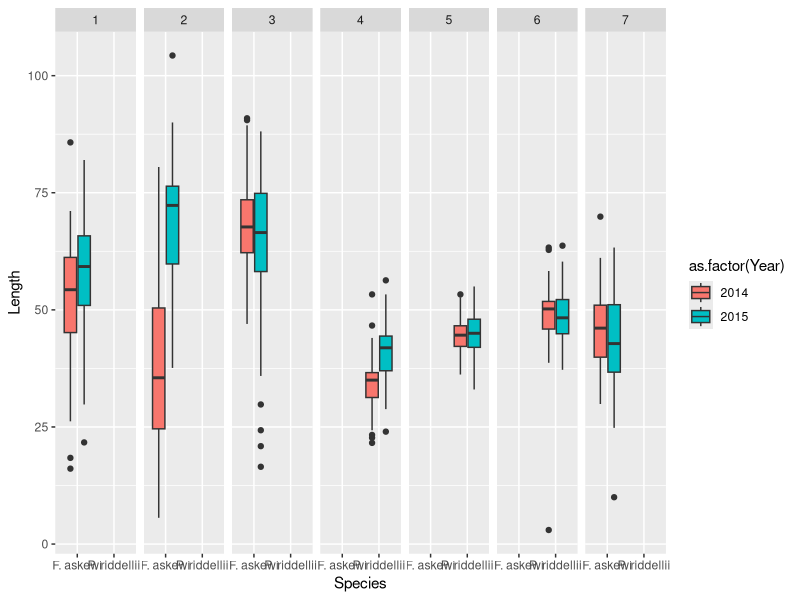
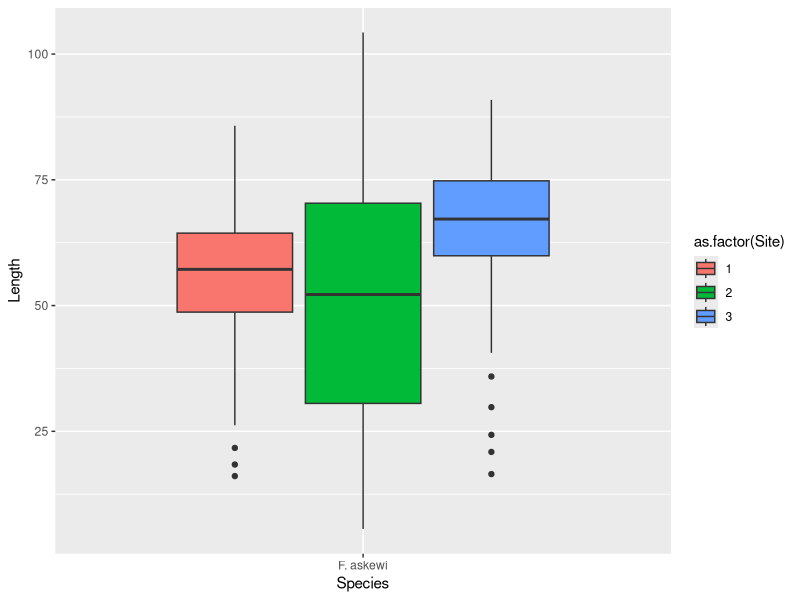
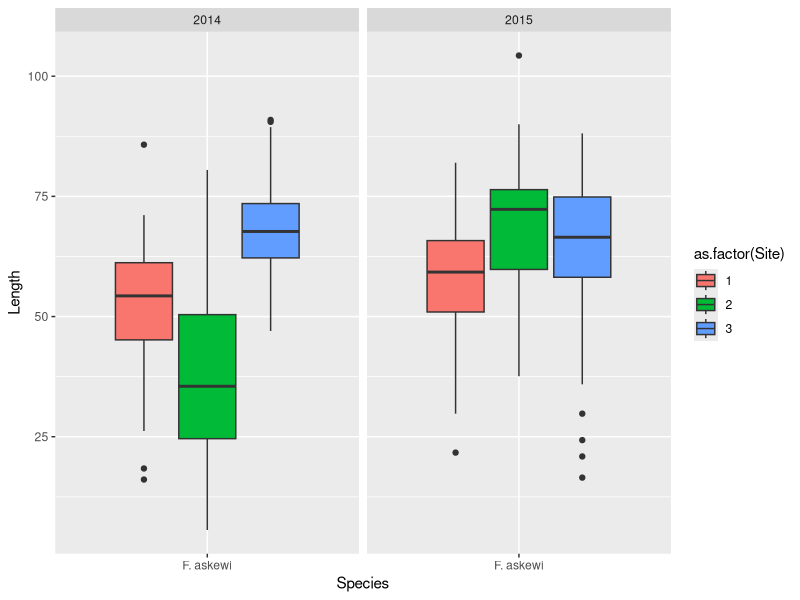
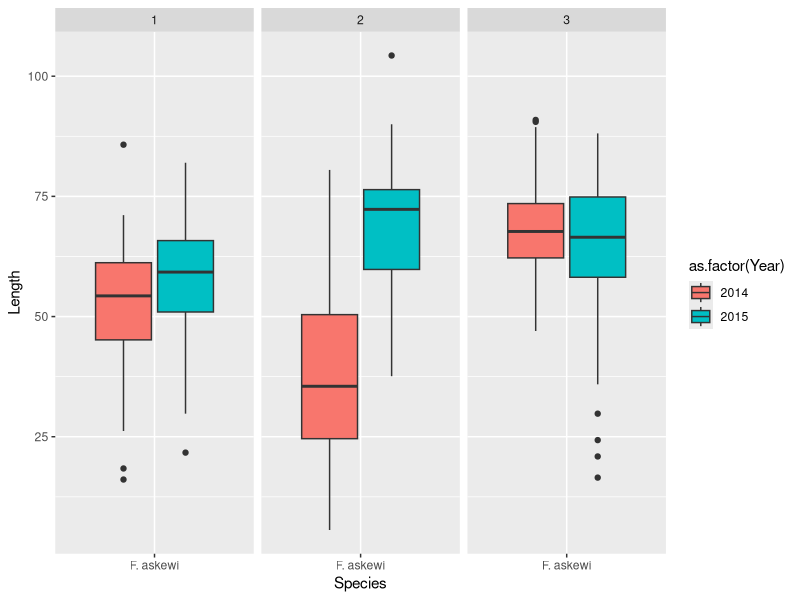
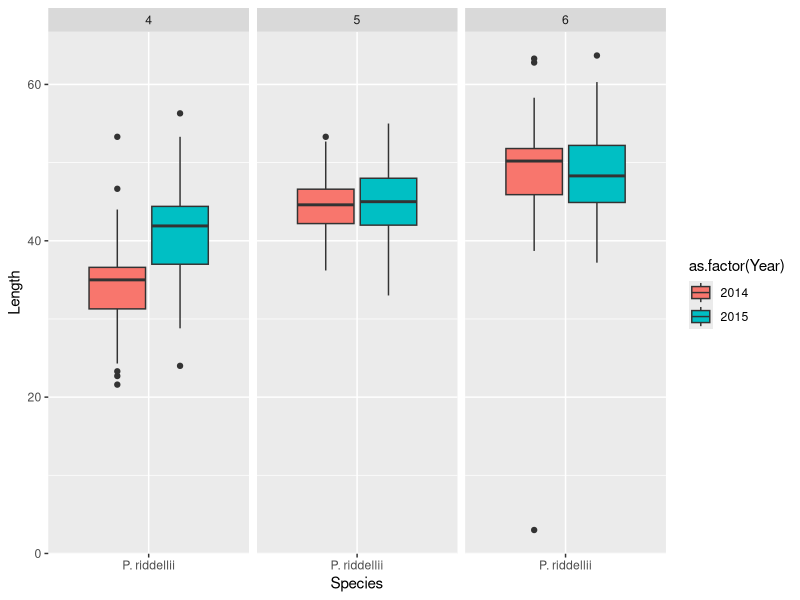
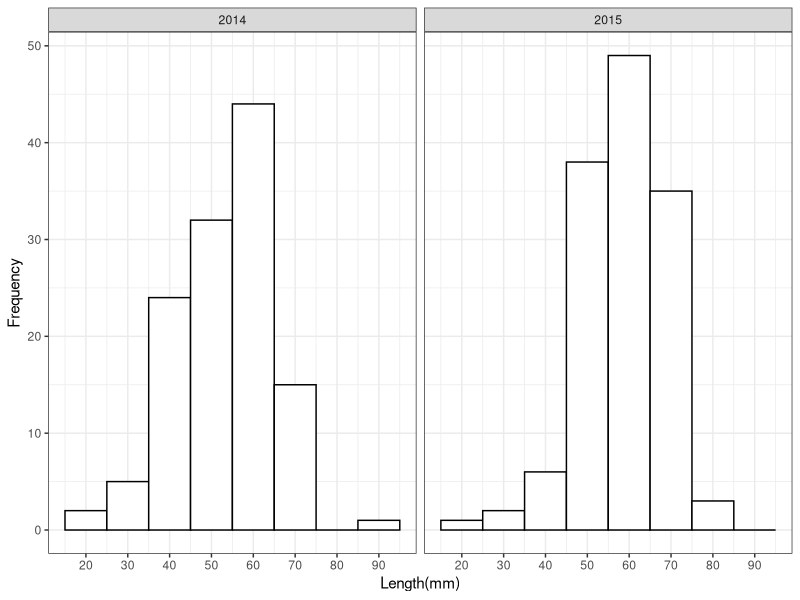
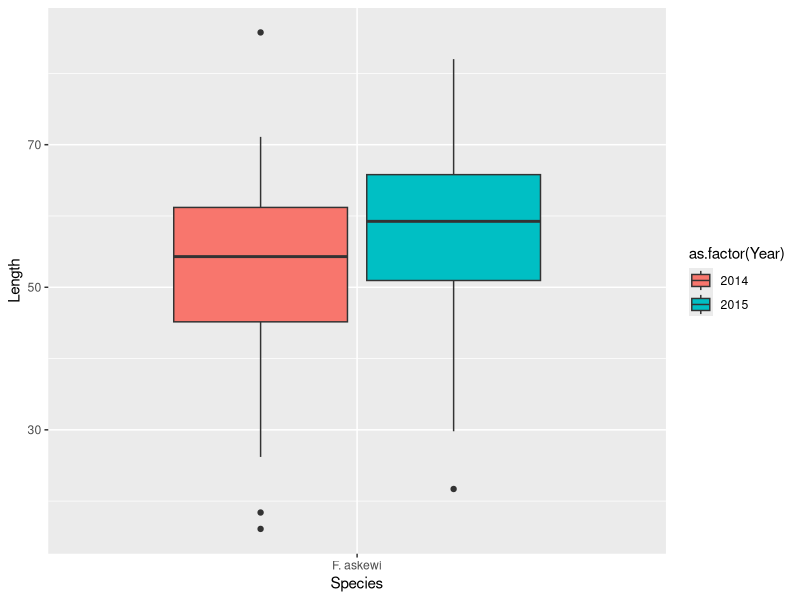
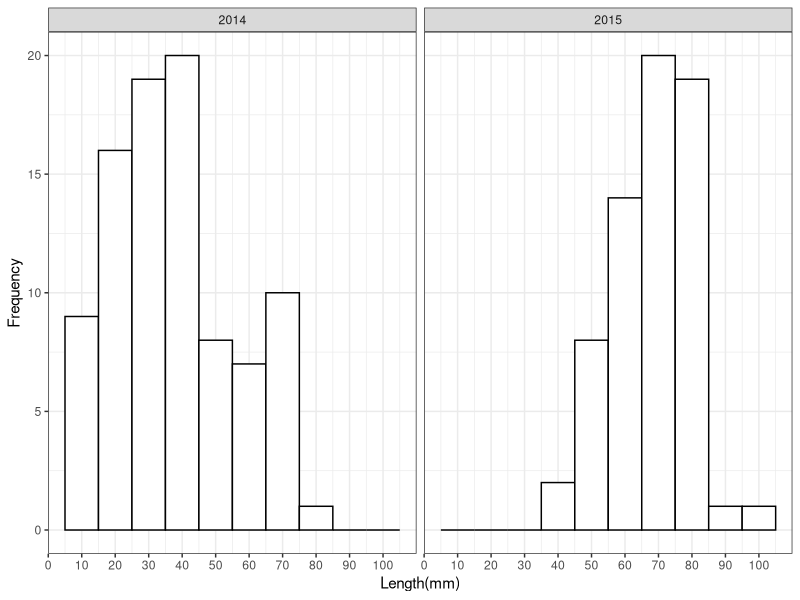

R code for these plots, in order:
## Data analysis, using lengths obtained through Mark-Recapture Study

# Load ggplot 2 and dplyr
library(ggplot2)
library(dplyr)

# Import Data
RecaptureLengths <- read.csv('data/MarkRecaptureLengths.csv')

#Remove the last column
RecaptureLengths <- RecaptureLengths %>%
  select(Species, Site, Length, Year, River)

ggplot(data=RecaptureLengths, aes(x=Species, y=Length , fill=as.factor(Year))) + geom_boxplot() + facet_grid(. ~ Site)

## Sabine ##

# Filter to only have the Sabine River
Sabine <- RecaptureLengths %>%
  filter(River == "Sabine") %>%
  select(Length, Site, Species)

# Create box plot comparing the average length between sites
ggplot(data=Sabine, aes(x=Species, y=Length , fill=as.factor(Site))) + geom_boxplot()

# Filter to only have the Sabine River
Sabine2 <- RecaptureLengths %>%
  filter(River == "Sabine") %>%
  select(Length, Site, Species, Year)

# Create box plot comparing the average length between sites, facet by year
ggplot(data=Sabine2, aes(x=Species, y=Length , fill=as.factor(Site))) + geom_boxplot() + facet_grid(. ~ Year)

# Create box plot comparing the average length between years, facet by site
ggplot(data=Sabine2, aes(x=Species, y=Length , fill=as.factor(Year))) + geom_boxplot() + facet_grid(. ~ Site)

## Neches ##
 
# Filter to only have the Neches River
Neches <- RecaptureLengths %>%
  filter(River == "Neches") %>%
  select(Length, Site, Species, Year) 

# Create box plot comparing the average length between years, facet by site
ggplot(data=Neches, aes(x=Species, y=Length , fill=as.factor(Year))) + geom_boxplot() + facet_grid(. ~ Site)

## Site 1, Sabine ##

# Select site 1 to compare histograms vs year
Site1 <- RecaptureLengths %>%
  filter(Site == "1") %>%
  select(Species, Length, Year)

# Create histogram to compare frequency over years
ggplot(data=Site1, aes(x=Length)) + geom_histogram(binwidth=10, colour="black", fill="white") + facet_grid(. ~ Year) + scale_x_continuous(breaks=seq(0,100,10)) + theme_bw() + ylab("Frequency") + xlab("Length(mm)")

# Create box plot comparing the average length between years
ggplot(data=Site1, aes(x=Species, y=Length , fill=as.factor(Year))) + geom_boxplot()


## Site 2, Sabine ##

# Select site 2 to compare histograms vs year
Site2 <- RecaptureLengths %>%
  filter(Site == "2") %>%
  select(Length, Year)

# Create histogram to compare frequency over years
ggplot(data=Site2, aes(x=Length)) + geom_histogram(binwidth=10, colour="black", fill="white") + facet_grid(. ~ Year) + scale_x_continuous(breaks=seq(0,100,10)) + theme_bw() + ylab("Frequency") + xlab("Length(mm)")

